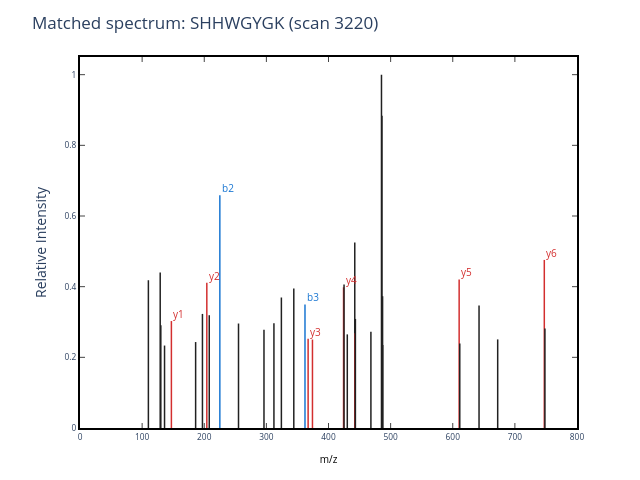

The cell this chart's notebook holds for it:
### Markdown cell above
## 2.1 Open Modification Search (OMS)

### 2.1.1 Spectral library search

For this tutorial, we'll be searching a data file where a single protein ([Carbonic Anhydrase](https://www.uniprot.org/uniprotkb/P00921/entry)) was digested with trypsin, then analyzed using LC-MS/MS. We start with a set of MS2 spectra, which we'll call *experimental spectra* (although they're also referred to as *query spectra*), and it's our job to try and identify these spectra by searching the data.

In order to identify peptides in the experimental data, we will compare the experimental spectra to *library spectra* in a spectral library. A spectral libary is a collection of spectra that are annotated with the peptides that gave rise to each spectrum. By comparing experimental spectra against library spectra, you can determine which peptides are present in your experimental data.  A full library search requires E*L comparisons, where E is the number experimental spectra and L is the number of library spectra. However, if both your spectral library and your experimental data are large, this can be a time consuming process!

In order to make the search less computationally expensive, we limit the comparisons. For each experimental MS2 spectrum, we know the mass of the peptide that was isolated and fragmented to generate the spectrum. For the library spectrum, we know the theoretical mass of the peptide that is associated with the spectrum. So, we can restric out spectrum-spectrum comparisons so that only library spectra where the peptide mass is close to the experimental spectrum's precursor mass are considered for comparison. This makes the search less computationally expensive, and therefore much faster!

Below is one real peptide-spectrum match from our dataset. This is the kind of identification a traditional library-style search can recover efficiently when the peptide is unmodified.

### Code cell
demo_mzml_path = '04-17-23_CA_Tryp_HCD_10min-calib.mzML'
matched_scan = 3220
matched_peptide = 'SHHWGYGK'


# Note that the `get_MS2_object` function is something we defined in `util.py` - it just extracts the relevant spectrum from the mzML file 
# and formats it as a `spectrum_utils` object so we can plot it nicely. It also does some filtering for MS2 spectra
# Only the peaks that are at least as intense a 5% of the most intense peak are retained.
matched_spectrum = get_MS2_object(
    mzml_path=demo_mzml_path,
    scan=matched_scan,
    peptide=matched_peptide,
)

display(plot_MS2(
    matched_spectrum,
    title=f'Matched spectrum: {matched_peptide} (scan {matched_scan})',
))

### Figure 1 — Plotly figure (JSON) as saved in the notebook; plotly's stock layout.template omitted (floating-point values rounded to 4 significant figures)
{"data": [{"line": {"color": "rgba (33, 33, 33, 1)", "dash": "solid", "width": 1.5}, "mode": "lines", "name": "_child1", "type": "scatter", "x": [110.1, 110.1], "xaxis": "x", "y": [0, 0.4182], "yaxis": "y"}, {"line": {"color": "rgba (33, 33, 33, 1)", "dash": "solid", "width": 1.5}, "mode": "lines", "name": "_child3", "type": "scatter", "x": [129.1, 129.1], "xaxis": "x", "y": [0, 0.4398], "yaxis": "y"}, {"line": {"color": "rgba (33, 33, 33, 1)", "dash": "solid", "width": 1.5}, "mode": "lines", "name": "_child5", "type": "scatter", "x": [130.1, 130.1], "xaxis": "x", "y": [0, 0.2906], "yaxis": "y"}, {"line": {"color": "rgba (33, 33, 33, 1)", "dash": "solid", "width": 1.5}, "mode": "lines", "name": "_child7", "type": "scatter", "x": [136.1, 136.1], "xaxis": "x", "y": [0, 0.2333], "yaxis": "y"}, {"line": {"color": "rgba (211, 47, 47, 1)", "dash": "solid", "width": 1.5}, "mode": "lines", "name": "_child9", "type": "scatter", "x": [147.1, 147.1], "xaxis": "x", "y": [0, 0.3027], "yaxis": "y"}, {"line": {"color": "rgba (33, 33, 33, 1)", "dash": "solid", "width": 1.5}, "mode": "lines", "name": "_child11", "type": "scatter", "x": [186.1, 186.1], "xaxis": "x", "y": [0, 0.2433], "yaxis": "y"}, {"line": {"color": "rgba (33, 33, 33, 1)", "dash": "solid", "width": 1.5}, "mode": "lines", "name": "_child13", "type": "scatter", "x": [197.1, 197.1], "xaxis": "x", "y": [0, 0.3229], "yaxis": "y"}, {"line": {"color": "rgba (211, 47, 47, 1)", "dash": "solid", "width": 1.5}, "mode": "lines", "name": "_child15", "type": "scatter", "x": [204.1, 204.1], "xaxis": "x", "y": [0, 0.4113], "yaxis": "y"}, {"line": {"color": "rgba (33, 33, 33, 1)", "dash": "solid", "width": 1.5}, "mode": "lines", "name": "_child17", "type": "scatter", "x": [208.1, 208.1], "xaxis": "x", "y": [0, 0.3191], "yaxis": "y"}, {"line": {"color": "rgba (25, 118, 210, 1)", "dash": "solid", "width": 1.5}, "mode": "lines", "name": "_child19", "type": "scatter", "x": [225.1, 225.1], "xaxis": "x", "y": [0, 0.6586], "yaxis": "y"}, {"line": {"color": "rgba (33, 33, 33, 1)", "dash": "solid", "width": 1.5}, "mode": "lines", "name": "_child21", "type": "scatter", "x": [255.1, 255.1], "xaxis": "x", "y": [0, 0.2957], "yaxis": "y"}, {"line": {"color": "rgba (33, 33, 33, 1)", "dash": "solid", "width": 1.5}, "mode": "lines", "name": "_child23", "type": "scatter", "x": [296.2, 296.2], "xaxis": "x", "y": [0, 0.2778], "yaxis": "y"}, {"line": {"color": "rgba (33, 33, 33, 1)", "dash": "solid", "width": 1.5}, "mode": "lines", "name": "_child25", "type": "scatter", "x": [312.2, 312.2], "xaxis": "x", "y": [0, 0.2962], "yaxis": "y"}, {"line": {"color": "rgba (33, 33, 33, 1)", "dash": "solid", "width": 1.5}, "mode": "lines", "name": "_child27", "type": "scatter", "x": [324.1, 324.1], "xaxis": "x", "y": [0, 0.3693], "yaxis": "y"}, {"line": {"color": "rgba (33, 33, 33, 1)", "dash": "solid", "width": 1.5}, "mode": "lines", "name": "_child29", "type": "scatter", "x": [344.1, 344.1], "xaxis": "x", "y": [0, 0.395], "yaxis": "y"}, {"line": {"color": "rgba (25, 118, 210, 1)", "dash": "solid", "width": 1.5}, "mode": "lines", "name": "_child31", "type": "scatter", "x": [362.2, 362.2], "xaxis": "x", "y": [0, 0.3496], "yaxis": "y"}, {"line": {"color": "rgba (211, 47, 47, 1)", "dash": "solid", "width": 1.5}, "mode": "lines", "name": "_child33", "type": "scatter", "x": [367.2, 367.2], "xaxis": "x", "y": [0, 0.2529], "yaxis": "y"}, {"line": {"color": "rgba (211, 47, 47, 1)", "dash": "solid", "width": 1.5}, "mode": "lines", "name": "_child35", "type": "scatter", "x": [374.2, 374.2], "xaxis": "x", "y": [0, 0.2504], "yaxis": "y"}, {"line": {"color": "rgba (211, 47, 47, 1)", "dash": "solid", "width": 1.5}, "mode": "lines", "name": "_child37", "type": "scatter", "x": [424.2, 424.2], "xaxis": "x", "y": [0, 0.3982], "yaxis": "y"}, {"line": {"color": "rgba (33, 33, 33, 1)", "dash": "solid", "width": 1.5}, "mode": "lines", "name": "_child39", "type": "scatter", "x": [425.0, 425.0], "xaxis": "x", "y": [0, 0.4062], "yaxis": "y"}, {"line": {"color": "rgba (33, 33, 33, 1)", "dash": "solid", "width": 1.5}, "mode": "lines", "name": "_child41", "type": "scatter", "x": [430.2, 430.2], "xaxis": "x", "y": [0, 0.265], "yaxis": "y"}, {"line": {"color": "rgba (33, 33, 33, 1)", "dash": "solid", "width": 1.5}, "mode": "lines", "name": "_child43", "type": "scatter", "x": [442.3, 442.3], "xaxis": "x", "y": [0, 0.5249], "yaxis": "y"}, {"line": {"color": "rgba (211, 47, 47, 1)", "dash": "solid", "width": 1.5}, "mode": "lines", "name": "_child45", "type": "scatter", "x": [442.7, 442.7], "xaxis": "x", "y": [0, 0.2683], "yaxis": "y"}, {"line": {"color": "rgba (33, 33, 33, 1)", "dash": "solid", "width": 1.5}, "mode": "lines", "name": "_child47", "type": "scatter", "x": [443.3, 443.3], "xaxis": "x", "y": [0, 0.3087], "yaxis": "y"}, {"line": {"color": "rgba (33, 33, 33, 1)", "dash": "solid", "width": 1.5}, "mode": "lines", "name": "_child49", "type": "scatter", "x": [468.3, 468.3], "xaxis": "x", "y": [0, 0.2727], "yaxis": "y"}, {"line": {"color": "rgba (33, 33, 33, 1)", "dash": "solid", "width": 1.5}, "mode": "lines", "name": "_child51", "type": "scatter", "x": [485.3, 485.3], "xaxis": "x", "y": [0, 1], "yaxis": "y"}, {"line": {"color": "rgba (33, 33, 33, 1)", "dash": "solid", "width": 1.5}, "mode": "lines", "name": "_child53", "type": "scatter", "x": [486.0, 486.0], "xaxis": "x", "y": [0, 0.8839], "yaxis": "y"}, {"line": {"color": "rgba (33, 33, 33, 1)", "dash": "solid", "width": 1.5}, "mode": "lines", "name": "_child55", "type": "scatter", "x": [487.1, 487.1], "xaxis": "x", "y": [0, 0.373], "yaxis": "y"}, {"line": {"color": "rgba (33, 33, 33, 1)", "dash": "solid", "width": 1.5}, "mode": "lines", "name": "_child57", "type": "scatter", "x": [487.3, 487.3], "xaxis": "x", "y": [0, 0.235], "yaxis": "y"}, {"line": {"color": "rgba (211, 47, 47, 1)", "dash": "solid", "width": 1.5}, "mode": "lines", "name": "_child59", "type": "scatter", "x": [610.3, 610.3], "xaxis": "x", "y": [0, 0.4201], "yaxis": "y"}, {"line": {"color": "rgba (33, 33, 33, 1)", "dash": "solid", "width": 1.5}, "mode": "lines", "name": "_child61", "type": "scatter", "x": [611.3, 611.3], "xaxis": "x", "y": [0, 0.2395], "yaxis": "y"}, {"line": {"color": "rgba (33, 33, 33, 1)", "dash": "solid", "width": 1.5}, "mode": "lines", "name": "_child63", "type": "scatter", "x": [642.3, 642.3], "xaxis": "x", "y": [0, 0.3464], "yaxis": "y"}, {"line": {"color": "rgba (33, 33, 33, 1)", "dash": "solid", "width": 1.5}, "mode": "lines", "name": "_child65", "type": "scatter", "x": [672.3, 672.3], "xaxis": "x", "y": [0, 0.2507], "yaxis": "y"}, {"line": {"color": "rgba (211, 47, 47, 1)", "dash": "solid", "width": 1.5}, "mode": "lines", "name": "_child67", "type": "scatter", "x": [747.4, 747.4], "xaxis": "x", "y": [0, 0.4757], "yaxis": "y"}, {"line": {"color": "rgba (33, 33, 33, 1)", "dash": "solid", "width": 1.5}, "mode": "lines", "name": "_child69", "type": "scatter", "x": [748.4, 748.4], "xaxis": "x", "y": [0, 0.2814], "yaxis": "y"}], "layout": {"annotations": [{"align": "left", "font": {"color": "#D32F2F", "size": 10}, "opacity": 1, "showarrow": false, "text": "y1", "x": 147.1, "xanchor": "left", "xref": "x", "y": 0.3227, "yanchor": "middle", "yref": "y"}, {"align": "left", "font": {"color": "#D32F2F", "size": 10}, "opacity": 1, "showarrow": false, "text": "y2", "x": 204.1, "xanchor": "left", "xref": "x", "y": 0.4313, "yanchor": "middle", "yref": "y"}, {"align": "left", "font": {"color": "#1976D2", "size": 10}, "opacity": 1, "showarrow": false, "text": "b2", "x": 225.1, "xanchor": "left", "xref": "x", "y": 0.6786, "yanchor": "middle", "yref": "y"}, {"align": "left", "font": {"color": "#1976D2", "size": 10}, "opacity": 1, "showarrow": false, "text": "b3", "x": 362.2, "xanchor": "left", "xref": "x", "y": 0.3696, "yanchor": "middle", "yref": "y"}, {"align": "left", "font": {"color": "#D32F2F", "size": 10}, "opacity": 1, "showarrow": false, "text": "y3", "x": 367.2, "xanchor": "left", "xref": "x", "y": 0.2729, "yanchor": "middle", "yref": "y"}, {"align": "left", "font": {"color": "#D32F2F", "size": 10}, "opacity": 1, "showarrow": false, "text": "y4", "x": 424.2, "xanchor": "left", "xref": "x", "y": 0.4182, "yanchor": "middle", "yref": "y"}, {"align": "left", "font": {"color": "#D32F2F", "size": 10}, "opacity": 1, "showarrow": false, "text": "y5", "x": 610.3, "xanchor": "left", "xref": "x", "y": 0.4401, "yanchor": "middle", "yref": "y"}, {"align": "left", "font": {"color": "#D32F2F", "size": 10}, "opacity": 1, "showarrow": false, "text": "y6", "x": 747.4, "xanchor": "left", "xref": "x", "y": 0.4957, "yanchor": "middle", "yref": "y"}], "autosize": false, "height": 480, "hovermode": "closest", "margin": {"b": 52, "l": 80, "pad": 0, "r": 63, "t": 57}, "plot_bgcolor": "white", "showlegend": false, "title": {"text": "Matched spectrum: SHHWGYGK (scan 3220)"}, "width": 640, "xaxis": {"anchor": "y", "domain": [0, 1], "linecolor": "black", "linewidth": 2, "mirror": "ticks", "nticks": 9, "range": [0, 800], "showgrid": true, "showline": true, "side": "bottom", "tickfont": {"size": 8.33}, "ticks": "inside", "title": {"font": {"color": "#000000", "size": 10}, "text": "m/z"}, "type": "linear", "zeroline": false}, "yaxis": {"anchor": "x", "domain": [0, 1], "linecolor": "black", "linewidth": 2, "mirror": "ticks", "nticks": 6, "range": [0, 1.05], "showgrid": true, "showline": true, "side": "left", "tickfont": {"size": 8.33}, "ticks": "inside", "title": {"text": "Relative Intensity"}, "type": "linear", "zeroline": false}}}
